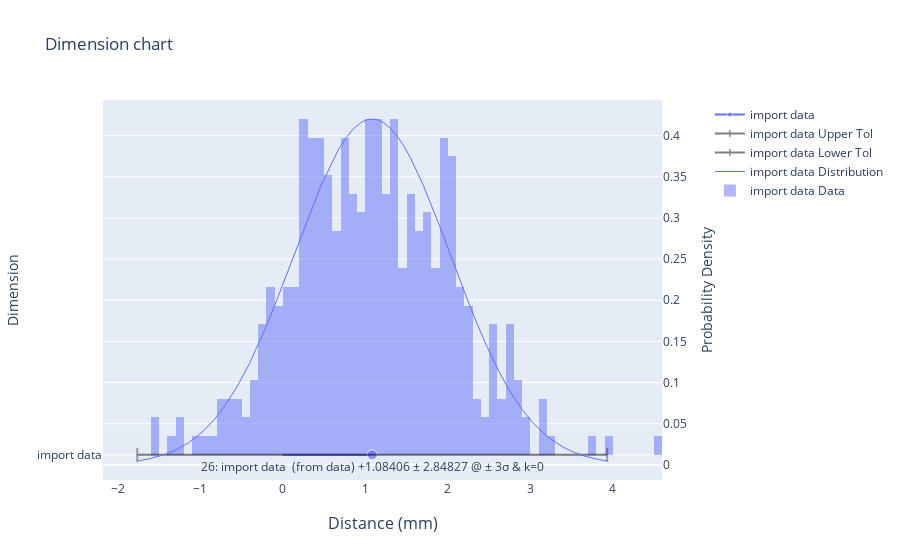

Write notebook code for a chart like this one.
### Code cell
ds.plot.StackPlot().add(dim).show()

### Figure 1 — Plotly figure (JSON) as saved in the notebook; plotly's stock layout.template omitted (floating-point values rounded to 4 significant figures; data arrays with more than 128 entries replaced by an {"elided": "..."} marker saying what was removed)
{"data": [{"legendgroup": "import data", "line": {"color": "#636EFA", "width": 2}, "marker": {"size": [0, 10]}, "mode": "lines+markers+text", "name": "import data", "text": ["", "26: import data  (from data) +1.08406 ± 2.84827 @ ± 3σ & k=0"], "textposition": "bottom center", "type": "scatter", "x": [0, 1.084], "y": ["import data", "import data"]}, {"legendgroup": "import data", "line": {"color": "black"}, "marker": {"line": {"color": "black", "width": 2}, "size": [0, 10], "symbol": "line-ns"}, "mode": "lines+markers+text", "name": "import data Upper Tol", "opacity": 0.5, "type": "scatter", "x": [1.084, -1.764], "y": ["import data", "import data"]}, {"legendgroup": "import data", "line": {"color": "black"}, "marker": {"line": {"color": "black", "width": 2}, "size": [0, 10], "symbol": "line-ns"}, "mode": "lines+markers+text", "name": "import data Lower Tol", "opacity": 0.5, "type": "scatter", "x": [1.084, 3.932], "y": ["import data", "import data"]}, {"legendgroup": "import data", "line": {"color": "#636EFA", "width": 1}, "name": "import data Distribution", "type": "scatter", "x": {"elided": "5697 float values"}, "xaxis": "x", "y": {"elided": "5697 float values"}, "yaxis": "y2"}, {"histnorm": "probability", "legendgroup": "import data", "marker": {"color": "#636EFA"}, "name": "import data Data", "opacity": 0.5, "type": "histogram", "x": {"elided": "400 float values"}, "xbins": {"size": 0.1}}], "layout": {"annotations": [{"font": {"size": 16}, "showarrow": false, "text": "Distance (mm)", "x": 0.47, "xanchor": "center", "xref": "paper", "y": 0, "yanchor": "top", "yref": "paper", "yshift": -30}], "title": {"text": "Dimension chart"}, "xaxis": {"anchor": "y", "domain": [0, 0.94]}, "yaxis": {"anchor": "x", "domain": [0, 1], "title": {"text": "Dimension"}}, "yaxis2": {"anchor": "x", "overlaying": "y", "side": "right", "title": {"text": "Probability Density"}}}}
